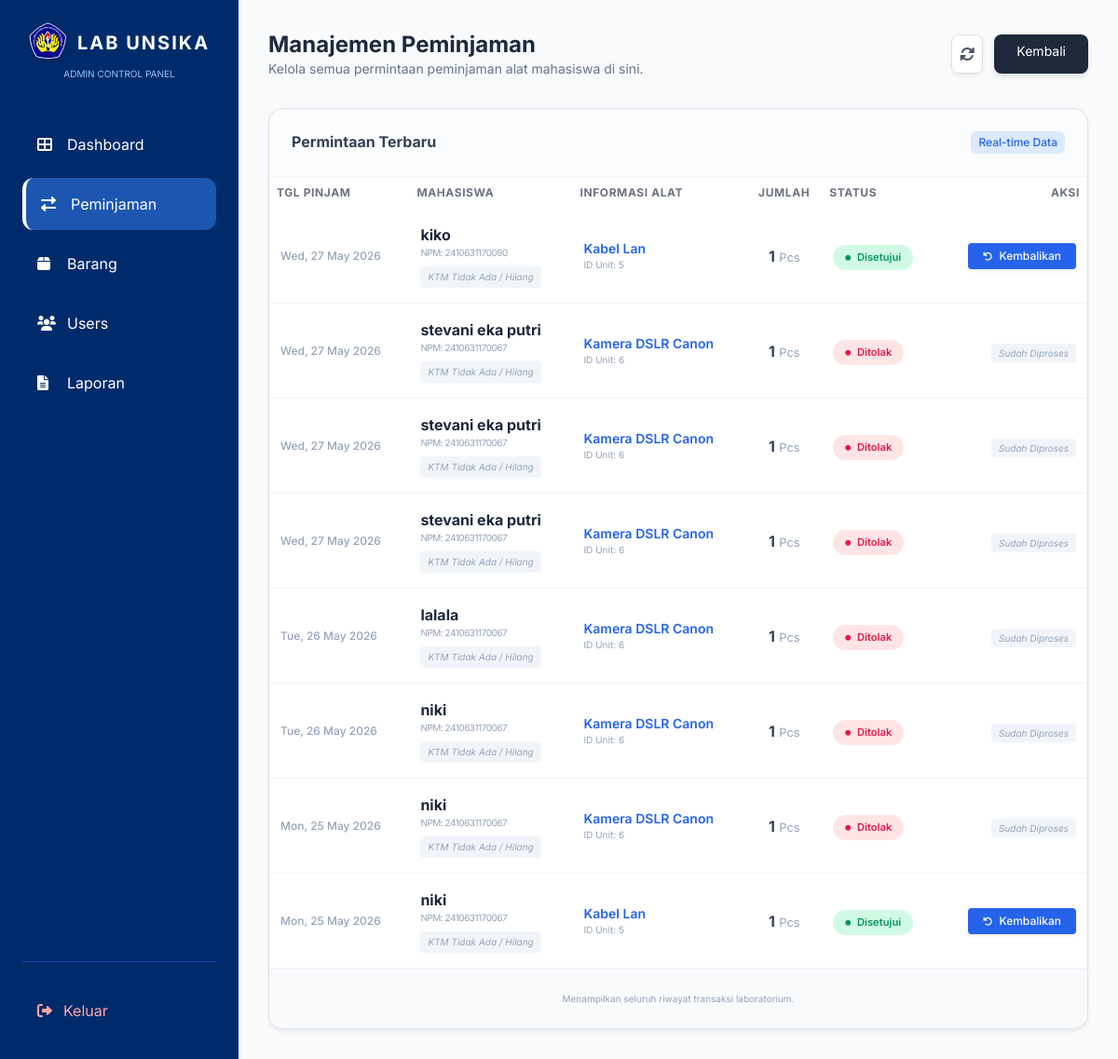
The page /data_pemijaman.php on the database its author committed.
### tables this page shows
CREATE TABLE `peminjaman` (
  `id_peminjaman` int(11) NOT NULL,
  `id_alat` int(11) DEFAULT NULL,
  `nama_mahasiswa` varchar(100) DEFAULT NULL,
  `npm` varchar(20) DEFAULT NULL,
  `jumlah_pinjam` int(11) DEFAULT NULL,
  `tgl_pinjam` date DEFAULT NULL,
  `tgl_kembali` date DEFAULT NULL,
  `status` enum('Pending','Disetujui','Ditolak','Selesai') DEFAULT 'Pending',
  `foto_ktm` varchar(255) DEFAULT NULL
);

CREATE TABLE `daftar_alat` (
  `id` int(11) NOT NULL,
  `nama_alat` varchar(100) NOT NULL,
  `lokasi` varchar(100) NOT NULL,
  `jumlah_unit` int(11) DEFAULT 0,
  `status` enum('Tersedia','Dipinjam','Perbaikan') DEFAULT 'Tersedia',
  `spesifikasi_1` varchar(100) DEFAULT NULL,
  `spesifikasi_2` varchar(100) DEFAULT NULL,
  `gambar` varchar(255) DEFAULT 'default.png'
);

### data_pemijaman.php (the view, shortened to what this page needs)
<?php
include '../koneksi.php';
$sql = "SELECT peminjaman.*, daftar_alat.nama_alat
        FROM peminjaman
        JOIN daftar_alat ON peminjaman.id_alat = daftar_alat.id
        ORDER BY id_peminjaman DESC";
$query = mysqli_query($conn, $sql);
?>
<!DOCTYPE html>
<html lang="en">
<head>
    <link href="https://cdn.jsdelivr.net/npm/bootstrap@5.0.2/dist/css/bootstrap.min.css" rel="stylesheet">
    <link href="https://cdnjs.cloudflare.com/ajax/libs/font-awesome/6.0.0/css/all.min.css" rel="stylesheet">
    <script src="https://cdn.tailwindcss.com"></script>
</head>
<body class="bg-slate-50">
    <div class="flex min-h-screen">
        <aside class="w-64 bg-[#002B6B] text-white p-6 hidden lg:flex flex-col sticky top-0 h-screen">
            <div class="mb-10 text-center flex flex-col items-center">
                <div class="flex items-center justify-center space-x-3">
                    <img src="../image/logo.png" alt="UNSIKA Logo" class="w-10 h-10 drop-shadow-md">
                    <h1 class="text-xl font-bold uppercase tracking-widest mt-1">Lab UNSIKA</h1>
                </div>
                <p class="text-[10px] text-blue-300 mt-2">ADMIN CONTROL PANEL</p>
            </div>
            <nav class="space-y-2 flex-grow">
                <a href="dashboard_admin.php" class="sidebar-link flex items-center space-x-3 p-3 rounded-xl hover:bg-blue-700/30 transition">
                    <i class="fas fa-th-large w-5"></i> <span>Dashboard</span>
                </a>
                <a href="data_pemijaman.php" class="sidebar-link active flex items-center space-x-3 p-3 rounded-xl transition">
                    <i class="fas fa-exchange-alt w-5"></i> <span>Peminjaman</span>
                </a>
                <a href="barang_admin.php" class="sidebar-link flex items-center space-x-3 hover:bg-blue-700/30 p-3 rounded-xl transition">
                    <i class="fas fa-box w-5"></i> <span>Barang</span>
                </a>
                <a href="users_admin.php" class="sidebar-link flex items-center space-x-3 hover:bg-blue-700/30 p-3 rounded-xl transition">
                    <i class="fas fa-users w-5"></i> <span>Users</span>
                </a>
                <a href="laporan_admin.php" class="sidebar-link flex items-center space-x-3 hover:bg-blue-700/30 p-3 rounded-xl transition">
                    <i class="fas fa-file-alt w-5"></i> <span>Laporan</span>
                </a>
            </nav>
            <div class="pt-6 border-t border-blue-800">
                <a href="../logout.php" class="flex items-center space-x-3 text-red-300 hover:text-red-100 p-3 transition">
                    <i class="fas fa-sign-out-alt"></i> <span>Keluar</span>
                </a>
            </div>
        </aside>
        <main class="flex-1 p-8">
            <div class="flex justify-between items-center mb-8">
                <div>
                    <h2 class="text-2xl font-bold text-slate-800">Manajemen Peminjaman</h2>
                    <p class="text-slate-500 text-sm">Kelola semua permintaan peminjaman alat mahasiswa di sini.</p>
                </div>
                <div class="flex space-x-3">
                    <button class="bg-white border p-2 rounded-lg text-slate-600 hover:bg-slate-50 shadow-sm transition">
                        <i class="fas fa-sync-alt"></i>
                    </button>
                    <a href="dashboard_admin.php" class="bg-slate-800 text-white px-4 py-2 rounded-lg text-sm hover:bg-slate-700 shadow-md transition">
                        Kembali
                    </a>
                </div>
            </div>
            <div class="bg-white rounded-2xl shadow-sm border border-slate-200 overflow-hidden">
                <div class="p-6 border-b border-slate-100 flex justify-between items-center bg-slate-50/50">
                    <h3 class="font-bold text-slate-700 m-0">Permintaan Terbaru</h3>
                    <span class="text-xs bg-blue-100 text-blue-600 px-2 py-1 rounded-md font-medium">Real-time Data</span>
                </div>
                <div class="overflow-x-auto">
                    <table class="table table-hover m-0">
                        <thead>
                            <tr>
                                <th class="px-6">Tgl Pinjam</th>
                                <th>Mahasiswa</th>
                                <th>Informasi Alat</th>
                                <th class="text-center">Jumlah</th>
                                <th>Status</th>
                                <th class="text-right px-6">Aksi</th>
                            </tr>
                        </thead>
                        <tbody>
    <?php while ($row = mysqli_fetch_assoc($query)) : ?>
    <tr class="hover:bg-slate-50/80 transition">
        <td class="px-6">
            <div class="text-xs font-medium text-slate-400"><?= date('D, d M Y', strtotime($row['tgl_pinjam'])); ?></div>
        </td>
        <td>
            <div class="font-bold text-slate-800"><?= $row['nama_mahasiswa']; ?></div>
            <div class="text-[10px] text-slate-400 uppercase tracking-tighter mb-1">NPM: <?= $row['npm']; ?></div>
            <?php
                $ktmPath = "../" . $row['foto_ktm'];
                if (!empty($row['foto_ktm']) && file_exists($ktmPath)):
            ?>
                <a href="<?= $ktmPath; ?>" target="_blank" class="text-[10px] bg-blue-100 text-blue-600 px-2 py-1 rounded inline-block hover:bg-blue-200 transition">
                    <i class="fas fa-id-card mr-1"></i> Lihat KTM
                </a>
            <?php else: ?>
                <span class="text-[10px] bg-slate-100 text-slate-400 px-2 py-1 rounded inline-block italic">KTM Tidak Ada / Hilang</span>
            <?php endif; ?>
        </td>
        <td>
            <div class="text-sm font-semibold text-blue-600"><?= $row['nama_alat']; ?></div>
            <div class="text-[10px] text-slate-400">ID Unit: <?= $row['id_alat']; ?></div>
        </td>
        <td class="text-center">
            <span class="font-bold text-slate-700"><?= $row['jumlah_pinjam']; ?></span> <small class="text-slate-400">Pcs</small>
        </td>
        <td>
            <?php
                $status = $row['status'] ?: 'Pending';
                if ($status == 'Disetujui') {
                    $colorClass = 'bg-emerald-100 text-emerald-600';
                } else if ($status == 'Ditolak') {
                    $colorClass = 'bg-rose-100 text-rose-600';
                } else if ($status == 'Kembali' || $status == 'Dikembalikan') {
                    $colorClass = 'bg-blue-100 text-blue-600';
                } else {
                    $colorClass = 'bg-amber-100 text-amber-600';
                }
            ?>
            <span class="status-badge <?= $colorClass; ?>">
                <i class="fas fa-circle text-[6px] mr-1 align-middle"></i> <?= $status; ?>
            </span>
        </td>
        <td class="text-right px-6">
            <?php if ($row['status'] == 'Pending' || empty($row['status'])) : ?>
                <div class="flex justify-end space-x-2">
                    <a href="update_status.php?id=<?= $row['id_peminjaman']; ?>&status=Disetujui&id_alat=<?= $row['id_alat']; ?>" class="bg-emerald-600 text-white text-xs px-3 py-1.5 rounded hover:bg-emerald-700 transition font-medium shadow-sm">
                        Setuju
                    </a>
                    <a href="update_status.php?id=<?= $row['id_peminjaman']; ?>&status=Ditolak" class="bg-rose-600 text-white text-xs px-3 py-1.5 rounded hover:bg-rose-700 transition font-medium shadow-sm">
                        Tolak
                    </a>
                </div>
            <?php elseif ($row['status'] == 'Disetujui') : ?>
                <div class="flex justify-end">
                    <a href="update_status.php?id=<?= $row['id_peminjaman']; ?>&status=Dikembalikan&id_alat=<?= $row['id_alat']; ?>"
                       class="bg-blue-600 text-white text-xs px-3 py-1.5 rounded hover:bg-blue-700 transition font-medium shadow-sm"
                       onclick="return confirm('Konfirmasi bahwa alat ini sudah dikembalikan secara fisik?');">
                       <i class="fas fa-undo mr-1 text-[10px]"></i> Kembalikan
                    </a>
                </div>
            <?php else : ?>
                <span class="text-[10px] bg-slate-100 text-slate-400 px-2 py-1 rounded italic">
                    Sudah Diproses
                </span>
            <?php endif; ?>
        </td>
    </tr>
    <?php endwhile; ?>
</tbody>
                    </table>
                </div>
                <div class="p-4 bg-slate-50 border-t border-slate-100 text-center">
                    <p class="text-[10px] text-slate-400 mb-0">Menampilkan seluruh riwayat transaksi laboratorium.</p>
                </div>
            </div>
        </main>
    </div>

### data_pemijaman.php (style rules this page uses)
body { font-family: 'Inter', sans-serif; }
.sidebar-link.active { background: rgba(59, 130, 246, 0.5); border-left: 4px solid #fff; }
.table thead th { font-size: 0.75rem; text-transform: uppercase; letter-spacing: 0.05em; color: #6b7280; border: none; }
.table tbody td { vertical-align: middle; padding: 1rem 0.75rem; border-color: #f3f4f6; }
.status-badge { font-size: 0.7rem; font-weight: 600; padding: 0.4rem 0.8rem; border-radius: 9999px; }

### rows shown on the page
peminjaman: tgl_pinjam "Wed, 27 May 2026", nama_mahasiswa "kiko", npm "2410631170090", shows "KTM Tidak Ada / Hilang", id_alat.nama_alat "Kabel Lan", id_alat "5", jumlah_pinjam "1", status "Disetujui"
peminjaman: tgl_pinjam "Wed, 27 May 2026", nama_mahasiswa "stevani eka putri", npm "2410631170067", shows "KTM Tidak Ada / Hilang", id_alat.nama_alat "Kamera DSLR Canon", id_alat "6", jumlah_pinjam "1", status "Ditolak", shows "Sudah Diproses"
peminjaman: tgl_pinjam "Wed, 27 May 2026", nama_mahasiswa "stevani eka putri", npm "2410631170067", shows "KTM Tidak Ada / Hilang", id_alat.nama_alat "Kamera DSLR Canon", id_alat "6", jumlah_pinjam "1", status "Ditolak", shows "Sudah Diproses"
peminjaman: tgl_pinjam "Wed, 27 May 2026", nama_mahasiswa "stevani eka putri", npm "2410631170067", shows "KTM Tidak Ada / Hilang", id_alat.nama_alat "Kamera DSLR Canon", id_alat "6", jumlah_pinjam "1", status "Ditolak", shows "Sudah Diproses"
peminjaman: tgl_pinjam "Tue, 26 May 2026", nama_mahasiswa "lalala", npm "2410631170067", shows "KTM Tidak Ada / Hilang", id_alat.nama_alat "Kamera DSLR Canon", id_alat "6", jumlah_pinjam "1", status "Ditolak", shows "Sudah Diproses"
peminjaman: tgl_pinjam "Tue, 26 May 2026", nama_mahasiswa "niki", npm "2410631170067", shows "KTM Tidak Ada / Hilang", id_alat.nama_alat "Kamera DSLR Canon", id_alat "6", jumlah_pinjam "1", status "Ditolak", shows "Sudah Diproses"
peminjaman: tgl_pinjam "Mon, 25 May 2026", nama_mahasiswa "niki", npm "2410631170067", shows "KTM Tidak Ada / Hilang", id_alat.nama_alat "Kamera DSLR Canon", id_alat "6", jumlah_pinjam "1", status "Ditolak", shows "Sudah Diproses"
peminjaman: tgl_pinjam "Mon, 25 May 2026", nama_mahasiswa "niki", npm "2410631170067", shows "KTM Tidak Ada / Hilang", id_alat.nama_alat "Kabel Lan", id_alat "5", jumlah_pinjam "1", status "Disetujui"
